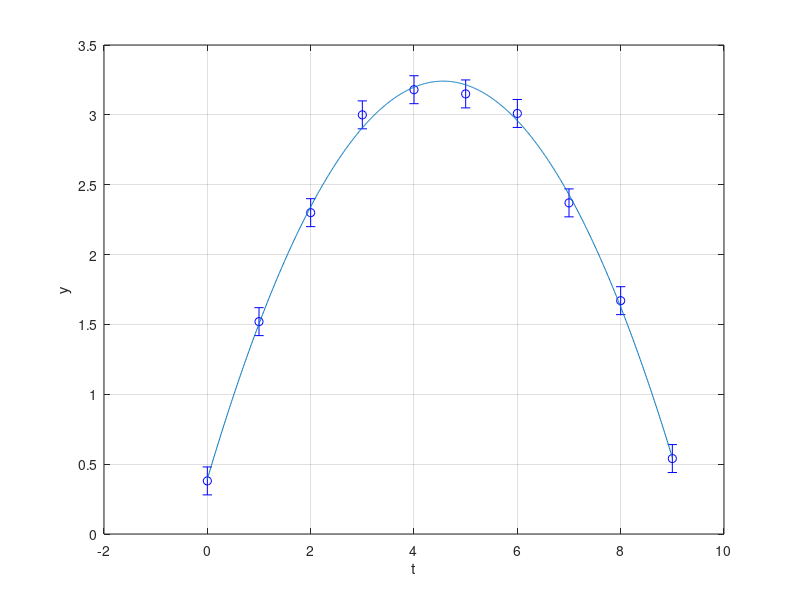

Here is the MATLAB script that generated this plot:

%% Problem 3.1

A = importdata('experiment1.dat');

t = A.data(:,1);  % time
y = A.data(:,2);  % position
stddev = A.data(:,3);

close all
errorbar(t,y,stddev, 'bo')

k = length(t);

X = [ones(k,1) t 0.5*t.^2];

theta_hat = X\y;

t_LS = min(t):0.01:max(t);
y_LS = theta_hat(1) + theta_hat(2)*t_LS + 0.5*theta_hat(3)*t_LS.^2;

hold on
grid on
plot(t_LS, y_LS)
xlabel('t')
ylabel('y')


%% Problem 3.2

R = diag(stddev.^2);

cov_th_hat = (X'*X)\X'*R*X/(X'*X);

cov_th_hat1 = inv(X'/R*X); % this is the same as above

stddev_estimate = cov_th_hat.^.5;


%% Problem 3.3, 3.4

B = importdata('experiment2.dat');

stddev = B.data(:,3);

R = diag(stddev.^2);

W = inv(R);

theta_hat_weighted = (X'*W*X)\X'*W*y;

cov_th_hat_weighted = inv(X'/R*X);

stddev_estimate = cov_th_hat_weighted.^.5;
